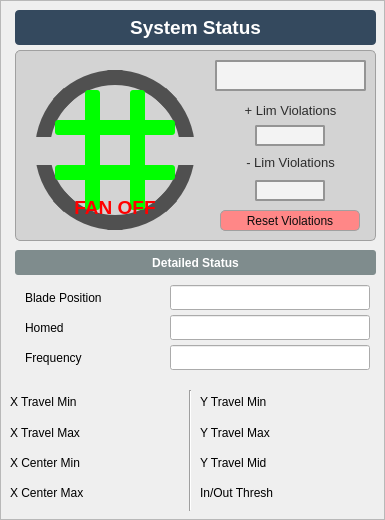
     <widget class="QFrame" name="StatusFrame">
      <property name="frameShape">
       <enum>QFrame::StyledPanel</enum>
      </property>
      <property name="frameShadow">
       <enum>QFrame::Raised</enum>
      </property>
      <widget class="QLabel" name="StatusLabel">
       <property name="geometry">
        <rect>
         <x>15</x>
         <y>10</y>
         <width>361</width>
         <height>35</height>
        </rect>
       </property>
       <property name="font">
        <font>
         <pointsize>14</pointsize>
         <weight>75</weight>
         <bold>true</bold>
        </font>
       </property>
       <property name="styleSheet">
        <string notr="true">QLabel {
    background-color: #34495E;
    color: white;
    border-radius: 4px;
    font-size: 14pt;
    font-weight: bold;
    padding: 5px;
}</string>
       </property>
       <property name="text">
        <string>System Status</string>
       </property>
       <property name="alignment">
        <set>Qt::AlignCenter</set>
       </property>
      </widget>
      <widget class="QFrame" name="VisualStatusFrame">
       <property name="geometry">
        <rect>
         <x>15</x>
         <y>50</y>
         <width>361</width>
         <height>191</height>
        </rect>
       </property>
       <property name="styleSheet">
        <string notr="true">background-color: #D3D3D3; border: 1px solid #A0A0A0; border-radius: 5px;</string>
       </property>
       <widget class="QFrame" name="FanVisualizationFrame">
        <property name="geometry">
         <rect>
          <x>10</x>
          <y>10</y>
          <width>180</width>
          <height>180</height>
         </rect>
        </property>
        <property name="styleSheet">
         <string notr="true">background-color: transparent; border: none;</string>
        </property>
        <widget class="QLabel" name="FanCircle">
         <property name="geometry">
          <rect>
           <x>10</x>
           <y>10</y>
           <width>160</width>
           <height>160</height>
          </rect>
         </property>
         <property name="styleSheet">
          <string notr="true">background-color: transparent; border: 15px solid #505050; border-radius: 80px;</string>
         </property>
         <property name="text">
          <string/>
         </property>
        </widget>
        <widget class="QLabel" name="HorizontalBar1">
         <property name="geometry">
          <rect>
           <x>30</x>
           <y>60</y>
           <width>120</width>
           <height>15</height>
          </rect>
         </property>
         <property name="styleSheet">
          <string notr="true">background-color: #00FF00; border-radius: 3px;</string>
         </property>
         <property name="text">
          <string/>
         </property>
        </widget>
        <widget class="QLabel" name="HorizontalBar2">
         <property name="geometry">
          <rect>
           <x>30</x>
           <y>105</y>
           <width>120</width>
           <height>15</height>
          </rect>
         </property>
         <property name="styleSheet">
          <string notr="true">background-color: #00FF00; border-radius: 3px;</string>
         </property>
         <property name="text">
          <string/>
         </property>
        </widget>
        <widget class="QLabel" name="VerticalBar1">
         <property name="geometry">
          <rect>
           <x>60</x>
           <y>30</y>
           <width>15</width>
           <height>120</height>
          </rect>
         </property>
         <property name="visible">
          <bool>false</bool>
         </property>
         <property name="styleSheet">
          <string notr="true">background-color: #00FF00; border-radius: 3px;</string>
         </property>
         <property name="text">
          <string/>
         </property>
        </widget>
        <widget class="QLabel" name="VerticalBar2">
         <property name="geometry">
          <rect>
           <x>105</x>
           <y>30</y>
           <width>15</width>
           <height>120</height>
          </rect>
         </property>
         <property name="visible">
          <bool>false</bool>
         </property>
         <property name="styleSheet">
          <string notr="true">background-color: #00FF00; border-radius: 3px;</string>
         </property>
         <property name="text">
          <string/>
         </property>
        </widget>
        <widget class="QLabel" name="FanOffText">
         <property name="geometry">
          <rect>
           <x>30</x>
           <y>135</y>
           <width>120</width>
           <height>25</height>
          </rect>
         </property>
         <property name="visible">
          <bool>false</bool>
         </property>
         <property name="styleSheet">
          <string notr="true">background-color: transparent; font-size: 14pt; font-weight: bold; color: #FF0000;</string>
         </property>
         <property name="text">
          <string>FAN OFF</string>
         </property>
         <property name="alignment">
          <set>Qt::AlignCenter</set>
         </property>
        </widget>
        <widget class="PyDMLabel" name="FanStatusControl">
         <property name="geometry">
          <rect>
           <x>0</x>
           <y>0</y>
           <width>1</width>
           <height>1</height>
          </rect>
         </property>
         <property name="visible">
          <bool>false</bool>
         </property>
         <property name="rules" stdset="0">
          <string>[
  {
    &quot;name&quot;: &quot;HorizontalBar1Visibility&quot;,
    &quot;property&quot;: &quot;Enable&quot;,
    &quot;expression&quot;: &quot;ch[0] == 1&quot;,
    &quot;channels&quot;: [{&quot;channel&quot;: &quot;ca://XCS:SB2:MMS:09:I4_L&quot;, &quot;trigger&quot;: true}],
    &quot;targets&quot;: {
      &quot;HorizontalBar1.Visible&quot;: &quot;True&quot;,
      &quot;HorizontalBar2.Visible&quot;: &quot;True&quot;,
      &quot;FanOnText.Visible&quot;: &quot;True&quot;,
      &quot;VerticalBar1.Visible&quot;: &quot;False&quot;,
      &quot;VerticalBar2.Visible&quot;: &quot;False&quot;,
      &quot;FanOffText.Visible&quot;: &quot;False&quot;
    }
  },
  {
    &quot;name&quot;: &quot;VerticalBar1Visibility&quot;,
    &quot;property&quot;: &quot;Enable&quot;,
    &quot;expression&quot;: &quot;ch[0] == 0&quot;,
    &quot;channels&quot;: [{&quot;channel&quot;: &quot;ca://XCS:SB2:MMS:09:I4_L&quot;, &quot;trigger&quot;: true}],
    &quot;targets&quot;: {
      &quot;HorizontalBar1.Visible&quot;: &quot;False&quot;,
      &quot;HorizontalBar2.Visible&quot;: &quot;False&quot;,
      &quot;FanOnText.Visible&quot;: &quot;False&quot;,
      &quot;VerticalBar1.Visible&quot;: &quot;True&quot;,
      &quot;VerticalBar2.Visible&quot;: &quot;True&quot;,
      &quot;FanOffText.Visible&quot;: &quot;True&quot;
    }
  }
]</string>
         </property>
         <property name="channel" stdset="0">
          <string>ca://XCS:SB2:MMS:09:I4_L</string>
         </property>
        </widget>
        <widget class="QLabel" name="HorizontalBar1_2">
         <property name="geometry">
          <rect>
           <x>145</x>
           <y>77</y>
           <width>31</width>
           <height>28</height>
          </rect>
         </property>
         <property name="styleSheet">
          <string notr="true">background-color: #D3D3D3;</string>
         </property>
         <property name="text">
          <string/>
         </property>
        </widget>
        <widget class="QLabel" name="HorizontalBar1_3">
         <property name="geometry">
          <rect>
           <x>3</x>
           <y>77</y>
           <width>31</width>
           <height>28</height>
          </rect>
         </property>
         <property name="styleSheet">
          <string notr="true">background-color: #D3D3D3;</string>
         </property>
         <property name="text">
          <string/>
         </property>
        </widget>
       </widget>
       <widget class="QLabel" name="UpperLimitTextLabel">
        <property name="geometry">
         <rect>
          <x>195</x>
          <y>50</y>
          <width>161</width>
          <height>21</height>
         </rect>
        </property>
        <property name="styleSheet">
         <string notr="true">font-size: 10pt;
border-color: rgb(211, 211, 211);
color: rgb(44, 44, 44);</string>
        </property>
        <property name="text">
         <string>+ Lim Violations</string>
        </property>
        <property name="alignment">
         <set>Qt::AlignCenter</set>
        </property>
       </widget>
       <widget class="PyDMLabel" name="UpperLimit">
        <property name="geometry">
         <rect>
          <x>240</x>
          <y>75</y>
          <width>70</width>
          <height>21</height>
         </rect>
        </property>
        <property name="font">
         <font>
          <family>Segoe UI</family>
          <pointsize>12</pointsize>
         </font>
        </property>
        <property name="styleSheet">
         <string notr="true">font-size: 12pt;  border: 2px solid #606060; border-radius: 2px; padding: 5px;
border-color: rgb(148, 148, 148);
color: rgb(26, 26, 26);
background-color: rgb(243, 243, 243);</string>
        </property>
        <property name="alignment">
         <set>Qt::AlignCenter</set>
        </property>
        <property name="precision" stdset="0">
         <number>0</number>
        </property>
        <property name="showUnits" stdset="0">
         <bool>false</bool>
        </property>
        <property name="precisionFromPV" stdset="0">
         <bool>true</bool>
        </property>
        <property name="alarmSensitiveContent" stdset="0">
         <bool>false</bool>
        </property>
        <property name="alarmSensitiveBorder" stdset="0">
         <bool>true</bool>
        </property>
        <property name="PyDMToolTip" stdset="0">
         <string/>
        </property>
        <property name="channel" stdset="0">
         <string>ca://${prefix}:MMS:01:nOvrCntPos_RBV</string>
        </property>
        <property name="enableRichText" stdset="0">
         <bool>false</bool>
        </property>
       </widget>
       <widget class="QLabel" name="LowerLimitTextLabel">
        <property name="geometry">
         <rect>
          <x>195</x>
          <y>100</y>
          <width>161</width>
          <height>25</height>
         </rect>
        </property>
        <property name="styleSheet">
         <string notr="true">font-size: 10pt;
border-color: rgb(211, 211, 211);
color: rgb(44, 44, 44);</string>
        </property>
        <property name="text">
         <string>- Lim Violations</string>
        </property>
        <property name="alignment">
         <set>Qt::AlignCenter</set>
        </property>
       </widget>
       <widget class="PyDMLabel" name="LowerLimit">
        <property name="geometry">
         <rect>
          <x>240</x>
          <y>130</y>
          <width>70</width>
          <height>21</height>
         </rect>
        </property>
        <property name="font">
         <font>
          <family>Segoe UI</family>
          <pointsize>12</pointsize>
         </font>
        </property>
        <property name="styleSheet">
         <string notr="true">font-size: 12pt;  border: 2px solid #606060; border-radius: 2px; padding: 5px;
border-color: rgb(148, 148, 148);
color: rgb(26, 26, 26);
background-color: rgb(243, 243, 243);</string>
        </property>
        <property name="alignment">
         <set>Qt::AlignCenter</set>
        </property>
        <property name="precision" stdset="0">
         <number>0</number>
        </property>
        <property name="showUnits" stdset="0">
         <bool>false</bool>
        </property>
        <property name="channel" stdset="0">
         <string>ca://XCS:SB2:MMS:09:LD</string>
        </property>
       </widget>
       <widget class="PyDMLabel" name="StatusDisplayLarge">
        <property name="geometry">
         <rect>
          <x>200</x>
          <y>10</y>
          <width>151</width>
          <height>31</height>
         </rect>
        </property>
        <property name="styleSheet">
         <string notr="true">font-size: 12pt;  border: 2px solid #606060; border-radius: 2px; padding: 5px;
border-color: rgb(148, 148, 148);
color: rgb(26, 26, 26);
background-color: rgb(243, 243, 243);</string>
        </property>
        <property name="alignment">
         <set>Qt::AlignCenter</set>
        </property>
        <property name="precision" stdset="0">
         <number>0</number>
        </property>
        <property name="showUnits" stdset="0">
         <bool>false</bool>
        </property>
        <property name="precisionFromPV" stdset="0">
         <bool>true</bool>
        </property>
        <property name="alarmSensitiveContent" stdset="0">
         <bool>false</bool>
        </property>
        <property name="alarmSensitiveBorder" stdset="0">
         <bool>true</bool>
        </property>
        <property name="PyDMToolTip" stdset="0">
         <string/>
        </property>
        <property name="channel" stdset="0">
         <string>ca://${prefix}:MMS:03:fInOutStatus_RBV</string>
        </property>
        <property name="enableRichText" stdset="0">
         <bool>false</bool>
        </property>
       </widget>
       <widget class="PyDMPushButton" name="PyDMPushButton">
        <property name="geometry">
         <rect>
          <x>205</x>
          <y>160</y>
          <width>140</width>
          <height>21</height>
         </rect>
        </property>
        <property name="maximumSize">
         <size>
          <width>140</width>
          <height>16777215</height>
         </size>
        </property>
        <property name="toolTip">
         <string/>
        </property>
        <property name="styleSheet">
         <string notr="true">color: rgb(12, 12, 12);
background-color: rgb(255, 135, 135);</string>
        </property>
        <property name="text">
         <string>Reset Violations</string>
        </property>
        <property name="alarmSensitiveContent" stdset="0">
         <bool>false</bool>
        </property>
        <property name="alarmSensitiveBorder" stdset="0">
         <bool>false</bool>
        </property>
        <property name="PyDMToolTip" stdset="0">
         <string/>
        </property>
        <property name="monitorDisp" stdset="0">
         <bool>false</bool>
        </property>
        <property name="channel" stdset="0">
         <string>ca://${prefix}:MMS:01:bResetCnt</string>
        </property>
        <property name="PyDMIcon" stdset="0">
         <string/>
        </property>
        <property name="PyDMIconColor" stdset="0">
         <color>
          <red>255</red>
          <green>0</green>
          <blue>0</blue>
         </color>
        </property>
        <property name="passwordProtected" stdset="0">
         <bool>false</bool>
        </property>
        <property name="password" stdset="0">
         <string/>
        </property>
        <property name="protectedPassword" stdset="0">
         <string/>
        </property>
        <property name="showConfirmDialog" stdset="0">
         <bool>false</bool>
        </property>
        <property name="confirmMessage" stdset="0">
         <string>Are you sure you want to proceed?</string>
        </property>
        <property name="pressValue" stdset="0">
         <string>1</string>
        </property>
        <property name="releaseValue" stdset="0">
         <string>None</string>
        </property>
        <property name="relativeChange" stdset="0">
         <bool>false</bool>
        </property>
        <property name="writeWhenRelease" stdset="0">
         <bool>false</bool>
        </property>
       </widget>
      </widget>
      <widget class="QLabel" name="DetailedStatusGroupLabel">
       <property name="geometry">
        <rect>
         <x>15</x>
         <y>250</y>
         <width>361</width>
         <height>25</height>
        </rect>
       </property>
       <property name="styleSheet">
        <string notr="true">background-color: #7F8C8D; color: white; font-weight: bold; padding: 3px; border-radius: 3px;</string>
       </property>
       <property name="text">
        <string>Detailed Status</string>
       </property>
       <property name="alignment">
        <set>Qt::AlignCenter</set>
       </property>
      </widget>
      <widget class="QLabel" name="MCodeStatusLabel">
       <property name="geometry">
        <rect>
         <x>25</x>
         <y>285</y>
         <width>160</width>
         <height>25</height>
        </rect>
       </property>
       <property name="frameShape">
        <enum>QFrame::NoFrame</enum>
       </property>
       <property name="text">
        <string>Blade Position</string>
       </property>
      </widget>
      <widget class="PyDMLineEdit" name="BladePositionRB">
       <property name="geometry">
        <rect>
         <x>170</x>
         <y>285</y>
         <width>200</width>
         <height>25</height>
        </rect>
       </property>
       <property name="alignment">
        <set>Qt::AlignCenter</set>
       </property>
       <property name="readOnly">
        <bool>true</bool>
       </property>
       <property name="precision" stdset="0">
        <number>0</number>
       </property>
       <property name="showUnits" stdset="0">
        <bool>false</bool>
       </property>
       <property name="precisionFromPV" stdset="0">
        <bool>true</bool>
       </property>
       <property name="alarmSensitiveContent" stdset="0">
        <bool>false</bool>
       </property>
       <property name="alarmSensitiveBorder" stdset="0">
        <bool>true</bool>
       </property>
       <property name="PyDMToolTip" stdset="0">
        <string/>
       </property>
       <property name="monitorDisp" stdset="0">
        <bool>false</bool>
       </property>
       <property name="channel" stdset="0">
        <string>ca://${prefix}:MMS:03:fInOutStatus_RBV</string>
       </property>
      </widget>
      <widget class="QLabel" name="HomedLabel">
       <property name="geometry">
        <rect>
         <x>25</x>
         <y>315</y>
         <width>160</width>
         <height>25</height>
        </rect>
       </property>
       <property name="text">
        <string>Homed</string>
       </property>
      </widget>
      <widget class="PyDMLineEdit" name="HomedRB">
       <property name="geometry">
        <rect>
         <x>170</x>
         <y>315</y>
         <width>200</width>
         <height>25</height>
        </rect>
       </property>
       <property name="alignment">
        <set>Qt::AlignCenter</set>
       </property>
       <property name="readOnly">
        <bool>true</bool>
       </property>
       <property name="precision" stdset="0">
        <number>0</number>
       </property>
       <property name="showUnits" stdset="0">
        <bool>false</bool>
       </property>
       <property name="precisionFromPV" stdset="0">
        <bool>true</bool>
       </property>
       <property name="alarmSensitiveContent" stdset="0">
        <bool>false</bool>
       </property>
       <property name="alarmSensitiveBorder" stdset="0">
        <bool>true</bool>
       </property>
       <property name="PyDMToolTip" stdset="0">
        <string/>
       </property>
       <property name="monitorDisp" stdset="0">
        <bool>false</bool>
       </property>
       <property name="channel" stdset="0">
        <string>ca://${prefix}:MMS:01:bCentered_RBV</string>
       </property>
      </widget>
      <widget class="QLabel" name="FrequencyLabel">
       <property name="geometry">
        <rect>
         <x>25</x>
         <y>345</y>
         <width>160</width>
         <height>25</height>
        </rect>
       </property>
       <property name="text">
        <string>Frequency</string>
       </property>
      </widget>
      <widget class="PyDMByteIndicator" name="PyDMByteIndicator" native="true">
       <property name="geometry">
        <rect>
         <x>110</x>
         <y>320</y>
         <width>40</width>
         <height>19</height>
        </rect>
       </property>
       <property name="toolTip">
        <string/>
       </property>
       <property name="alarmSensitiveContent" stdset="0">
        <bool>false</bool>
       </property>
       <property name="alarmSensitiveBorder" stdset="0">
        <bool>true</bool>
       </property>
       <property name="PyDMToolTip" stdset="0">
        <string/>
       </property>
       <property name="channel" stdset="0">
        <string>ca://${prefix}:MMS:01:bCentered_RBV</string>
       </property>
       <property name="showLabels" stdset="0">
        <bool>false</bool>
       </property>
       <property name="bigEndian" stdset="0">
        <bool>false</bool>
       </property>
       <property name="circles" stdset="0">
        <bool>true</bool>
       </property>
       <property name="numBits" stdset="0">
        <number>1</number>
       </property>
       <property name="shift" stdset="0">
        <number>0</number>
       </property>
       <property name="labels" stdset="0">
        <stringlist>
         <string>Bit 0</string>
        </stringlist>
       </property>
      </widget>
      <widget class="QWidget" name="layoutWidget_2">
       <property name="geometry">
        <rect>
         <x>10</x>
         <y>390</y>
         <width>171</width>
         <height>115</height>
        </rect>
       </property>
       <layout class="QGridLayout" name="gridLayout_3">
        <item row="3" column="0" colspan="2">
         <widget class="QLabel" name="label_15">
          <property name="text">
           <string>X Center Max</string>
          </property>
         </widget>
        </item>
        <item row="0" column="0" colspan="2">
         <widget class="QLabel" name="label_23">
          <property name="text">
           <string>X Travel Min</string>
          </property>
         </widget>
        </item>
        <item row="2" column="0" colspan="2">
         <widget class="QLabel" name="label_25">
          <property name="text">
           <string>X Center Min</string>
          </property>
         </widget>
        </item>
        <item row="0" column="2">
         <widget class="PyDMLabel" name="PyDMLabel_23">
          <property name="maximumSize">
           <size>
            <width>50</width>
            <height>16777215</height>
           </size>
          </property>
          <property name="toolTip">
           <string/>
          </property>
          <property name="precision" stdset="0">
           <number>0</number>
          </property>
          <property name="showUnits" stdset="0">
           <bool>false</bool>
          </property>
          <property name="precisionFromPV" stdset="0">
           <bool>true</bool>
          </property>
          <property name="alarmSensitiveContent" stdset="0">
           <bool>false</bool>
          </property>
          <property name="alarmSensitiveBorder" stdset="0">
           <bool>true</bool>
          </property>
          <property name="PyDMToolTip" stdset="0">
           <string/>
          </property>
          <property name="channel" stdset="0">
           <string>ca://${prefix}:MMS:02:fXLimMin_RBV</string>
          </property>
          <property name="enableRichText" stdset="0">
           <bool>false</bool>
          </property>
         </widget>
        </item>
        <item row="3" column="2">
         <widget class="PyDMLabel" name="PyDMLabel_28">
          <property name="maximumSize">
           <size>
            <width>50</width>
            <height>16777215</height>
           </size>
          </property>
          <property name="toolTip">
           <string/>
          </property>
          <property name="precision" stdset="0">
           <number>0</number>
          </property>
          <property name="showUnits" stdset="0">
           <bool>false</bool>
          </property>
          <property name="precisionFromPV" stdset="0">
           <bool>true</bool>
          </property>
          <property name="alarmSensitiveContent" stdset="0">
           <bool>false</bool>
          </property>
          <property name="alarmSensitiveBorder" stdset="0">
           <bool>true</bool>
          </property>
          <property name="PyDMToolTip" stdset="0">
           <string/>
          </property>
          <property name="channel" stdset="0">
           <string>ca://${prefix}:MMS:02:fXCenterLimMax_RBV</string>
          </property>
          <property name="enableRichText" stdset="0">
           <bool>false</bool>
          </property>
         </widget>
        </item>
        <item row="2" column="2">
         <widget class="PyDMLabel" name="PyDMLabel_15">
          <property name="maximumSize">
           <size>
            <width>50</width>
            <height>16777215</height>
           </size>
          </property>
          <property name="toolTip">
           <string/>
          </property>
          <property name="precision" stdset="0">
           <number>0</number>
          </property>
          <property name="showUnits" stdset="0">
           <bool>false</bool>
          </property>
          <property name="precisionFromPV" stdset="0">
           <bool>true</bool>
          </property>
          <property name="alarmSensitiveContent" stdset="0">
           <bool>false</bool>
          </property>
          <property name="alarmSensitiveBorder" stdset="0">
           <bool>true</bool>
          </property>
          <property name="PyDMToolTip" stdset="0">
           <string/>
          </property>
          <property name="channel" stdset="0">
           <string>ca://${prefix}:MMS:02:fXCenterLimMin_RBV</string>
          </property>
          <property name="enableRichText" stdset="0">
           <bool>false</bool>
          </property>
         </widget>
        </item>
        <item row="1" column="2">
         <widget class="PyDMLabel" name="PyDMLabel_21">
          <property name="maximumSize">
           <size>
            <width>50</width>
            <height>16777215</height>
           </size>
          </property>
          <property name="toolTip">
           <string/>
          </property>
          <property name="precision" stdset="0">
           <number>0</number>
          </property>
          <property name="showUnits" stdset="0">
           <bool>false</bool>
          </property>
          <property name="precisionFromPV" stdset="0">
           <bool>true</bool>
          </property>
          <property name="alarmSensitiveContent" stdset="0">
           <bool>false</bool>
          </property>
          <property name="alarmSensitiveBorder" stdset="0">
           <bool>true</bool>
          </property>
          <property name="PyDMToolTip" stdset="0">
           <string/>
          </property>
          <property name="channel" stdset="0">
           <string>ca://${prefix}:MMS:02:fXLimMax_RBV</string>
          </property>
          <property name="enableRichText" stdset="0">
           <bool>false</bool>
          </property>
         </widget>
        </item>
        <item row="1" column="0" colspan="2">
         <widget class="QLabel" name="label_20">
          <property name="text">
           <string>X Travel Max</string>
          </property>
         </widget>
        </item>
       </layout>
      </widget>
      <widget class="QWidget" name="layoutWidget_3">
       <property name="geometry">
        <rect>
         <x>200</x>
         <y>390</y>
         <width>171</width>
         <height>115</height>
        </rect>
       </property>
       <layout class="QGridLayout" name="gridLayout_4">
        <item row="2" column="0" colspan="2">
         <widget class="QLabel" name="label_29">
          <property name="text">
           <string>Y Travel Mid</string>
          </property>
         </widget>
        </item>
        <item row="0" column="0" colspan="2">
         <widget class="QLabel" name="label_31">
          <property name="text">
           <string>Y Travel Min</string>
          </property>
         </widget>
        </item>
        <item row="1" column="0" colspan="2">
         <widget class="QLabel" name="label_22">
          <property name="text">
           <string>Y Travel Max</string>
          </property>
         </widget>
        </item>
        <item row="2" column="2">
         <widget class="PyDMLabel" name="PyDMLabel_32">
          <property name="maximumSize">
           <size>
            <width>50</width>
            <height>16777215</height>
           </size>
          </property>
          <property name="toolTip">
           <string/>
          </property>
          <property name="precision" stdset="0">
           <number>0</number>
          </property>
          <property name="showUnits" stdset="0">
           <bool>false</bool>
          </property>
          <property name="precisionFromPV" stdset="0">
           <bool>true</bool>
          </property>
          <property name="alarmSensitiveContent" stdset="0">
           <bool>false</bool>
          </property>
          <property name="alarmSensitiveBorder" stdset="0">
           <bool>true</bool>
          </property>
          <property name="PyDMToolTip" stdset="0">
           <string/>
          </property>
          <property name="channel" stdset="0">
           <string>ca://${prefix}:MMS:03:fYLimMedium_RBV</string>
          </property>
          <property name="enableRichText" stdset="0">
           <bool>false</bool>
          </property>
         </widget>
        </item>
        <item row="0" column="2">
         <widget class="PyDMLabel" name="PyDMLabel_33">
          <property name="maximumSize">
           <size>
            <width>50</width>
            <height>16777215</height>
           </size>
          </property>
          <property name="toolTip">
           <string/>
          </property>
          <property name="precision" stdset="0">
           <number>0</number>
          </property>
          <property name="showUnits" stdset="0">
           <bool>false</bool>
          </property>
          <property name="precisionFromPV" stdset="0">
           <bool>true</bool>
          </property>
          <property name="alarmSensitiveContent" stdset="0">
           <bool>false</bool>
          </property>
          <property name="alarmSensitiveBorder" stdset="0">
           <bool>true</bool>
          </property>
          <property name="PyDMToolTip" stdset="0">
           <string/>
          </property>
          <property name="channel" stdset="0">
           <string>ca://${prefix}:MMS:03:fYLimMin_RBV</string>
          </property>
          <property name="enableRichText" stdset="0">
           <bool>false</bool>
          </property>
         </widget>
        </item>
        <item row="3" column="0" colspan="2">
         <widget class="QLabel" name="label_18">
          <property name="text">
           <string>In/Out Thresh</string>
          </property>
         </widget>
        </item>
        <item row="1" column="2">
         <widget class="PyDMLabel" name="PyDMLabel_25">
          <property name="maximumSize">
           <size>
            <width>50</width>
            <height>16777215</height>
           </size>
          </property>
          <property name="toolTip">
           <string/>
          </property>
          <property name="precision" stdset="0">
           <number>0</number>
          </property>
          <property name="showUnits" stdset="0">
           <bool>false</bool>
          </property>
          <property name="precisionFromPV" stdset="0">
           <bool>true</bool>
          </property>
          <property name="alarmSensitiveContent" stdset="0">
           <bool>false</bool>
          </property>
          <property name="alarmSensitiveBorder" stdset="0">
           <bool>true</bool>
          </property>
          <property name="PyDMToolTip" stdset="0">
           <string/>
          </property>
          <property name="channel" stdset="0">
           <string>ca://${prefix}:MMS:03:fYLimMax_RBV</string>
          </property>
          <property name="enableRichText" stdset="0">
           <bool>false</bool>
          </property>
         </widget>
        </item>
        <item row="3" column="2">
         <widget class="PyDMLabel" name="PyDMLabel_30">
          <property name="maximumSize">
           <size>
            <width>50</width>
            <height>16777215</height>
           </size>
          </property>
          <property name="toolTip">
           <string/>
          </property>
          <property name="precision" stdset="0">
           <number>0</number>
          </property>
          <property name="showUnits" stdset="0">
           <bool>false</bool>
          </property>
          <property name="precisionFromPV" stdset="0">
           <bool>true</bool>
          </property>
          <property name="alarmSensitiveContent" stdset="0">
           <bool>false</bool>
          </property>
          <property name="alarmSensitiveBorder" stdset="0">
           <bool>true</bool>
          </property>
          <property name="PyDMToolTip" stdset="0">
           <string/>
          </property>
          <property name="channel" stdset="0">
           <string>ca://${prefix}:MMS:03:fInOutThrsh_RBV</string>
          </property>
          <property name="enableRichText" stdset="0">
           <bool>false</bool>
          </property>
         </widget>
        </item>
       </layout>
      </widget>
      <widget class="Line" name="line">
       <property name="geometry">
        <rect>
         <x>180</x>
         <y>390</y>
         <width>20</width>
         <height>121</height>
        </rect>
       </property>
       <property name="orientation">
        <enum>Qt::Vertical</enum>
       </property>
      </widget>
      <widget class="PyDMLineEdit" name="HomedRB_3">
       <property name="geometry">
        <rect>
         <x>170</x>
         <y>345</y>
         <width>200</width>
         <height>25</height>
        </rect>
       </property>
       <property name="alignment">
        <set>Qt::AlignCenter</set>
       </property>
       <property name="readOnly">
        <bool>true</bool>
       </property>
       <property name="precision" stdset="0">
        <number>0</number>
       </property>
       <property name="showUnits" stdset="0">
        <bool>false</bool>
       </property>
       <property name="precisionFromPV" stdset="0">
        <bool>true</bool>
       </property>
       <property name="alarmSensitiveContent" stdset="0">
        <bool>false</bool>
       </property>
       <property name="alarmSensitiveBorder" stdset="0">
        <bool>true</bool>
       </property>
       <property name="PyDMToolTip" stdset="0">
        <string/>
       </property>
       <property name="monitorDisp" stdset="0">
        <bool>false</bool>
       </property>
       <property name="channel" stdset="0">
        <string>ca://${prefix}:MMS:01:fCurrentTriggerFrequency_RBV</string>
       </property>
      </widget>
     </widget>
